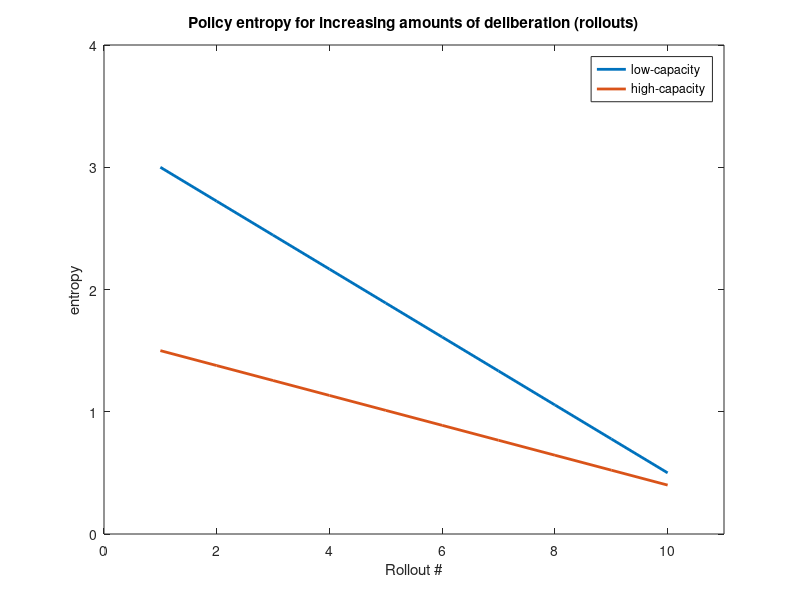
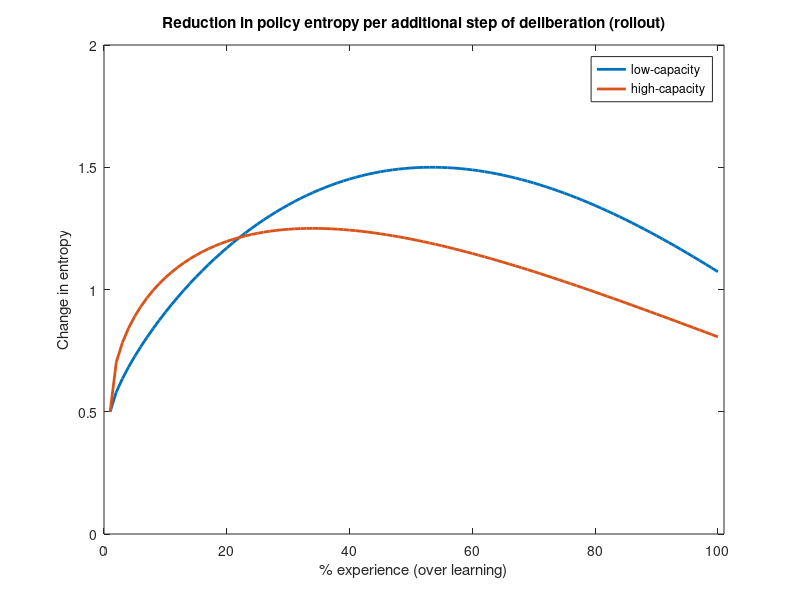
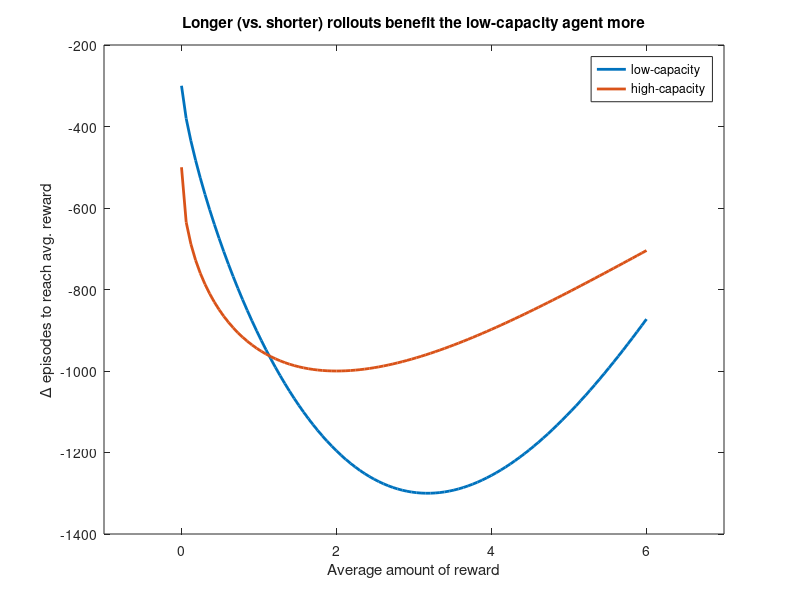
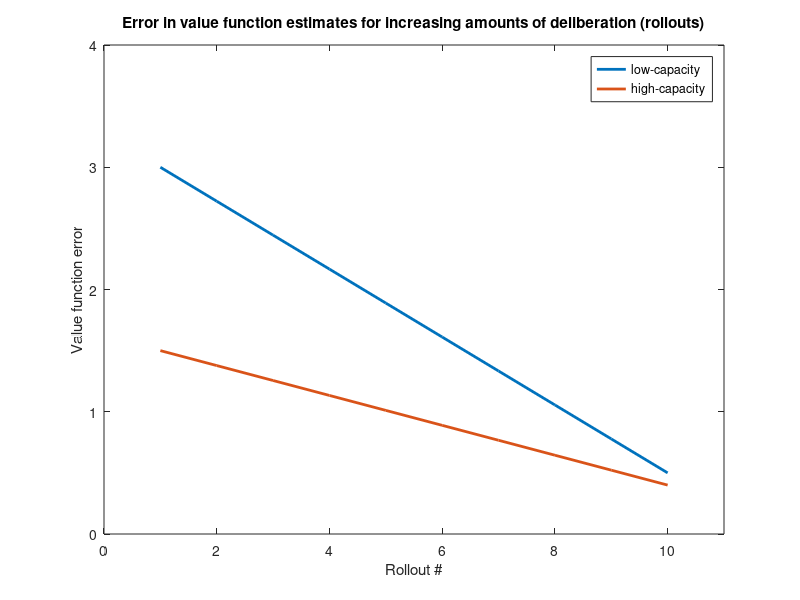

The MATLAB script that drew these images, in order: (Note: this script raises an error after producing the figures.)
%%

sp = '/Users/nick/Library/CloudStorage/GoogleDrive-fagan.nicholas@gmail.com/My Drive/Documents/phd/project1/hypotheses/021725';
do_save = true;

%%  h1

%{

H1: deliberation (i.e., processing internal information) reduces 
uncertainty about how to act, at the cost of time, with this effect being 
greater for capacity-limited systems.

%}

%{

Prediction: for models trained to matching levels of average reward, 
smaller networks should see a greater reduction in policy entropy per 
additional iteration of planning.

%}

figure(1); clf;
xs = 1:10;
entropy_small = linspace( 3, 0.5, numel(xs) );
entropy_large = linspace( 1.5, 0.4, numel(xs) );

% entropy_small = exp( -linspace(0, 1, numel(xs)) * 6 ) + 0.8
% entropy_large = exp( -linspace(0, 1, numel(xs)) * 2 ) + 0.4;

plot( xs, entropy_small, 'DisplayName', 'low-capacity', 'linewidth', 2 );
hold on;
plot( xs, entropy_large, 'DisplayName', 'high-capacity', 'linewidth', 2 );
legend;
title( 'Policy entropy for increasing amounts of deliberation (rollouts)' ); 
xlabel( 'Rollout #' ); ylabel( 'entropy' );
xlim( [min(xs)-1, max(xs)+1] );
ylim( [0, 4] );

if ( do_save ), saveas(gcf, fullfile(sp, "h1_a_policy_entropy.png")); end

%{

Prediction: the slope of reduction in uncertainty per additional 
planning step should be smaller later in learning.

%}

figure(2); clf;
xs = 1:100;
slope_small = sin( (linspace(0, 0.75, numel(xs))).^(0.75)*pi ) + 0.5;
slope_large = sin( (linspace(0, 0.75, numel(xs))).^(0.50)*pi ) * 0.75 + 0.5;

plot( xs, slope_small, 'DisplayName', 'low-capacity', 'linewidth', 2 );
hold on;
plot( xs, slope_large, 'DisplayName', 'high-capacity', 'linewidth', 2 );
legend;
title( 'Reduction in policy entropy per additional step of deliberation (rollout)' ); 
xlabel( '% experience (over learning)' ); ylabel( 'Change in entropy' );
xlim( [min(xs)-1, max(xs)+1] );
ylim( [0, 2] );

if ( do_save ), saveas(gcf, fullfile(sp, "h1_b_reduction_in_policy_entropy.png")); end

%%  h2

%{

H2: deliberation enables learning systems to improve their performance by 
spending time iteratively applying limited computational resources.

%}

%{

Prediction: the smaller network will exhibit a larger change in the number 
of episodes required to reach a certain level of average reward 
(going from short → long rollouts). i.e., increased iterative processing 
should benefit the smaller network more.

%}

figure(3); clf;
xs = linspace( 0, 6, 100 );
delta_small = sin( (linspace(0, 0.75, numel(xs))).^(0.75)*pi ) * -1 * 1e3 - 300;
delta_large = sin( (linspace(0, 0.75, numel(xs))).^(0.50)*pi ) * -1 * 500 - 500;

plot( xs, delta_small, 'DisplayName', 'low-capacity', 'linewidth', 2 );
hold on;
plot( xs, delta_large, 'DisplayName', 'high-capacity', 'linewidth', 2 );
legend;
title( 'Longer (vs. shorter) rollouts benefit the low-capacity agent more' ); 
xlabel( 'Average amount of reward' ); ylabel( 'Δ episodes to reach avg. reward' );
xlim( [min(xs)-1, max(xs)+1] );

if ( do_save ), saveas(gcf, fullfile(sp, "h2_a_effect_of_rollout_length.png")); end

%%  h3

%{

H3: deliberation leads to more accurate estimates of future value.

%}

%{

Prediction: the reduction in value function error per additional rollout
should be greater for small compared to large networks, suggesting a 
stronger relationship between iterative processing and policy improvement.

%}

figure(4); clf;
xs = 1:10;
val_error_small = linspace( 3, 0.5, numel(xs) );
val_error_large = linspace( 1.5, 0.4, numel(xs) );

plot( xs, val_error_small, 'DisplayName', 'low-capacity', 'linewidth', 2 );
hold on;
plot( xs, val_error_large, 'DisplayName', 'high-capacity', 'linewidth', 2 );
legend;
title( 'Error in value function estimates for increasing amounts of deliberation (rollouts)' ); 
xlabel( 'Rollout #' ); ylabel( 'Value function error' );
xlim( [min(xs)-1, max(xs)+1] );
ylim( [0, 4] );

if ( do_save ), saveas(gcf, fullfile(sp, "h3_a_val_func_error.png")); end

%{

Prediction: this relationship should be weaker later in learning, 
reflecting that value function error decreases with experience.

%}

figure(5); clf;
xs = 1:100;
slope_small = [ -4, -3 ];
slope_large = [ -3, -1 ];
X = [slope_small; slope_large]';

bar( X );
legend( {'low-capacity', 'high-capacity'} );
set( gca, 'xticklabels', {'early in learning', 'late in learning'} );
ylabel( 'Reduction in value function error per additional rollout' );
title( sprintf(['Smaller networks continue to benefit from additional\n' ...
  , 'rollouts later in learning']) );
ylim( [min(X(:))-1, 1] );

if ( do_save ), saveas(gcf, fullfile(sp, "h3_b_val_func_error_over_learning.png")); end